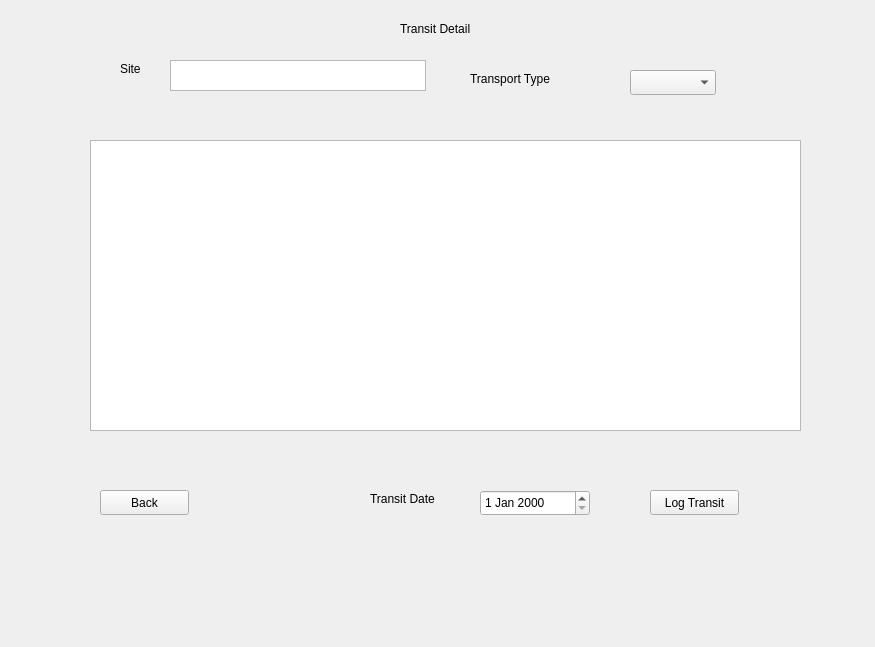
<?xml version="1.0" encoding="UTF-8"?>
<ui version="4.0">
 <class>Form</class>
 <widget class="QWidget" name="Form">
  <property name="geometry">
   <rect>
    <x>0</x>
    <y>0</y>
    <width>875</width>
    <height>647</height>
   </rect>
  </property>
  <property name="windowTitle">
   <string>Form</string>
  </property>
  <widget class="QLabel" name="label">
   <property name="geometry">
    <rect>
     <x>400</x>
     <y>20</y>
     <width>111</width>
     <height>17</height>
    </rect>
   </property>
   <property name="text">
    <string>Transit Detail</string>
   </property>
  </widget>
  <widget class="QLabel" name="label_2">
   <property name="geometry">
    <rect>
     <x>120</x>
     <y>60</y>
     <width>67</width>
     <height>17</height>
    </rect>
   </property>
   <property name="text">
    <string>Site</string>
   </property>
  </widget>
  <widget class="QTextBrowser" name="textBrowser">
   <property name="geometry">
    <rect>
     <x>170</x>
     <y>60</y>
     <width>256</width>
     <height>31</height>
    </rect>
   </property>
  </widget>
  <widget class="QLabel" name="label_3">
   <property name="geometry">
    <rect>
     <x>470</x>
     <y>70</y>
     <width>121</width>
     <height>17</height>
    </rect>
   </property>
   <property name="text">
    <string>Transport Type</string>
   </property>
  </widget>
  <widget class="QComboBox" name="comboBox">
   <property name="geometry">
    <rect>
     <x>630</x>
     <y>70</y>
     <width>86</width>
     <height>25</height>
    </rect>
   </property>
  </widget>
  <widget class="QTableWidget" name="tableWidget">
   <property name="geometry">
    <rect>
     <x>90</x>
     <y>140</y>
     <width>711</width>
     <height>291</height>
    </rect>
   </property>
  </widget>
  <widget class="QPushButton" name="pushButton">
   <property name="geometry">
    <rect>
     <x>100</x>
     <y>490</y>
     <width>89</width>
     <height>25</height>
    </rect>
   </property>
   <property name="text">
    <string>Back</string>
   </property>
  </widget>
  <widget class="QLabel" name="label_4">
   <property name="geometry">
    <rect>
     <x>370</x>
     <y>490</y>
     <width>91</width>
     <height>17</height>
    </rect>
   </property>
   <property name="text">
    <string>Transit Date</string>
   </property>
  </widget>
  <widget class="QDateEdit" name="dateEdit">
   <property name="geometry">
    <rect>
     <x>480</x>
     <y>490</y>
     <width>110</width>
     <height>26</height>
    </rect>
   </property>
  </widget>
  <widget class="QPushButton" name="pushButton_2">
   <property name="geometry">
    <rect>
     <x>650</x>
     <y>490</y>
     <width>89</width>
     <height>25</height>
    </rect>
   </property>
   <property name="text">
    <string>Log Transit</string>
   </property>
  </widget>
 </widget>
 <resources/>
 <connections/>
</ui>
